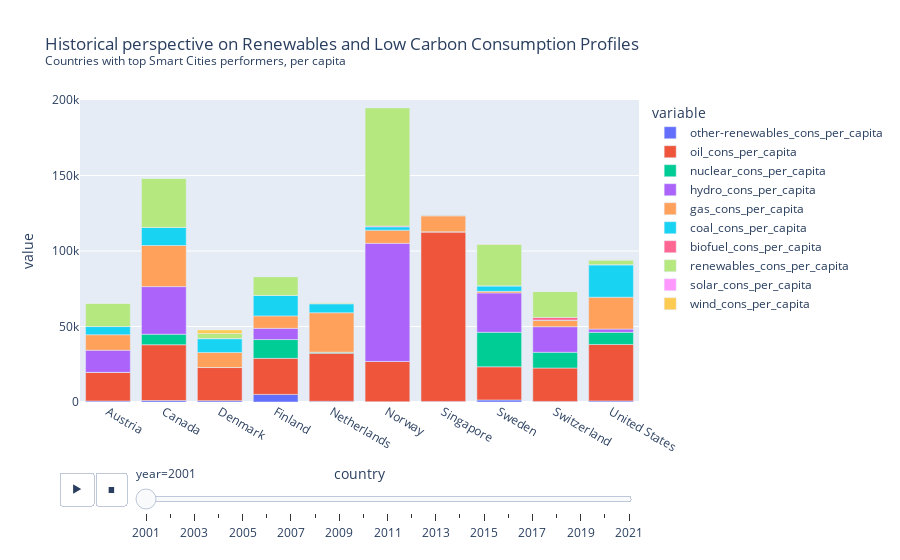

Notebook code for this chart:
### Code cell
# Let's look closer at the Renewable/ow Carbon Energy mix profile for those countries all together starting from 2015 again

sci_mix = wec.copy()
sci_mix_features = ['year', 'country'] + [col for col in wec.columns if '_cons_per_capita' in col]
sci_mix = sci_mix[sci_mix_features]
sci_mix = sci_mix[sci_mix['year']>2000]
sci_mix = sci_mix[sci_mix['country'].isin(topsci.index)]

fig = px.bar(sci_mix, x="country",
             y=['other-renewables_cons_per_capita', 'oil_cons_per_capita', 'nuclear_cons_per_capita', 'hydro_cons_per_capita','gas_cons_per_capita','coal_cons_per_capita', 'biofuel_cons_per_capita','renewables_cons_per_capita', 'solar_cons_per_capita', 'wind_cons_per_capita'], 
             title="Historical perspective on Renewables and Low Carbon Consumption Profiles <br><sup>Countries with top Smart Cities performers, per capita</sup>", 
             animation_frame="year", 
             animation_group="country",
            range_y=[0, 200000])
plt.tight_layout()
fig.show()

### Figure 1 — Plotly figure (JSON) as saved in the notebook; plotly's stock layout.template omitted (floating-point values rounded to 4 significant figures)
{"data": [{"alignmentgroup": "True", "hovertemplate": "variable=other-renewables_cons_per_capita<br>year=2001<br>country=%{x}<br>value=%{y}<extra></extra>", "ids": ["Austria", "Canada", "Denmark", "Finland", "Netherlands", "Norway", "Singapore", "Sweden", "Switzerland", "United States"], "legendgroup": "other-renewables_cons_per_capita", "marker": {"color": "#636efa", "pattern": {"shape": ""}}, "name": "other-renewables_cons_per_capita", "offsetgroup": "other-renewables_cons_per_capita", "orientation": "v", "showlegend": true, "textposition": "auto", "type": "bar", "x": ["Austria", "Canada", "Denmark", "Finland", "Netherlands", "Norway", "Singapore", "Sweden", "Switzerland", "United States"], "xaxis": "x", "y": [657.5, 999.9, 900.6, 5041.0, 469.9, 180.0, 370.3, 1355.0, 389.5, 730.6], "yaxis": "y"}, {"alignmentgroup": "True", "hovertemplate": "variable=oil_cons_per_capita<br>year=2001<br>country=%{x}<br>value=%{y}<extra></extra>", "ids": ["Austria", "Canada", "Denmark", "Finland", "Netherlands", "Norway", "Singapore", "Sweden", "Switzerland", "United States"], "legendgroup": "oil_cons_per_capita", "marker": {"color": "#EF553B", "pattern": {"shape": ""}}, "name": "oil_cons_per_capita", "offsetgroup": "oil_cons_per_capita", "orientation": "v", "showlegend": true, "textposition": "auto", "type": "bar", "x": ["Austria", "Canada", "Denmark", "Finland", "Netherlands", "Norway", "Singapore", "Sweden", "Switzerland", "United States"], "xaxis": "x", "y": [18980.0, 36930.0, 21930.0, 23850.0, 31820.0, 26670.0, 112300.0, 21960.0, 22110.0, 37370.0], "yaxis": "y"}, {"alignmentgroup": "True", "hovertemplate": "variable=nuclear_cons_per_capita<br>year=2001<br>country=%{x}<br>value=%{y}<extra></extra>", "ids": ["Austria", "Canada", "Denmark", "Finland", "Netherlands", "Norway", "Singapore", "Sweden", "Switzerland", "United States"], "legendgroup": "nuclear_cons_per_capita", "marker": {"color": "#00cc96", "pattern": {"shape": ""}}, "name": "nuclear_cons_per_capita", "offsetgroup": "nuclear_cons_per_capita", "orientation": "v", "showlegend": true, "textposition": "auto", "type": "bar", "x": ["Austria", "Canada", "Denmark", "Finland", "Netherlands", "Norway", "Singapore", "Sweden", "Switzerland", "United States"], "xaxis": "x", "y": [0, 6953.0, 0, 12470.0, 699.1, 0, 0, 22850.0, 10450.0, 8016.0], "yaxis": "y"}, {"alignmentgroup": "True", "hovertemplate": "variable=hydro_cons_per_capita<br>year=2001<br>country=%{x}<br>value=%{y}<extra></extra>", "ids": ["Austria", "Canada", "Denmark", "Finland", "Netherlands", "Norway", "Singapore", "Sweden", "Switzerland", "United States"], "legendgroup": "hydro_cons_per_capita", "marker": {"color": "#ab63fa", "pattern": {"shape": ""}}, "name": "hydro_cons_per_capita", "offsetgroup": "hydro_cons_per_capita", "orientation": "v", "showlegend": true, "textposition": "auto", "type": "bar", "x": ["Austria", "Canada", "Denmark", "Finland", "Netherlands", "Norway", "Singapore", "Sweden", "Switzerland", "United States"], "xaxis": "x", "y": [14680.0, 31540.0, 15.13, 7428.0, 21.52, 78240.0, 0, 26100.0, 16910.0, 2170.0], "yaxis": "y"}, {"alignmentgroup": "True", "hovertemplate": "variable=gas_cons_per_capita<br>year=2001<br>country=%{x}<br>value=%{y}<extra></extra>", "ids": ["Austria", "Canada", "Denmark", "Finland", "Netherlands", "Norway", "Singapore", "Sweden", "Switzerland", "United States"], "legendgroup": "gas_cons_per_capita", "marker": {"color": "#FFA15A", "pattern": {"shape": ""}}, "name": "gas_cons_per_capita", "offsetgroup": "gas_cons_per_capita", "orientation": "v", "showlegend": true, "textposition": "auto", "type": "bar", "x": ["Austria", "Canada", "Denmark", "Finland", "Netherlands", "Norway", "Singapore", "Sweden", "Switzerland", "United States"], "xaxis": "x", "y": [10240.0, 27220.0, 9950.0, 8222.0, 26110.0, 8680.0, 10680.0, 1025.0, 4103.0, 21100.0], "yaxis": "y"}, {"alignmentgroup": "True", "hovertemplate": "variable=coal_cons_per_capita<br>year=2001<br>country=%{x}<br>value=%{y}<extra></extra>", "ids": ["Austria", "Canada", "Denmark", "Finland", "Netherlands", "Norway", "Singapore", "Sweden", "Switzerland", "United States"], "legendgroup": "coal_cons_per_capita", "marker": {"color": "#19d3f3", "pattern": {"shape": ""}}, "name": "coal_cons_per_capita", "offsetgroup": "coal_cons_per_capita", "orientation": "v", "showlegend": true, "textposition": "auto", "type": "bar", "x": ["Austria", "Canada", "Denmark", "Finland", "Netherlands", "Norway", "Singapore", "Sweden", "Switzerland", "United States"], "xaxis": "x", "y": [5419.0, 11950.0, 9111.0, 13550.0, 6000.0, 2275.0, 0, 3634.0, 233.3, 21440.0], "yaxis": "y"}, {"alignmentgroup": "True", "hovertemplate": "variable=biofuel_cons_per_capita<br>year=2001<br>country=%{x}<br>value=%{y}<extra></extra>", "ids": ["Austria", "Canada", "Denmark", "Finland", "Netherlands", "Norway", "Singapore", "Sweden", "Switzerland", "United States"], "legendgroup": "biofuel_cons_per_capita", "marker": {"color": "#FF6692", "pattern": {"shape": ""}}, "name": "biofuel_cons_per_capita", "offsetgroup": "biofuel_cons_per_capita", "orientation": "v", "showlegend": true, "textposition": "auto", "type": "bar", "x": ["Austria", "Canada", "Denmark", "Finland", "Netherlands", "Norway", "Singapore", "Sweden", "Switzerland", "United States"], "xaxis": "x", "y": [28.04, 50.0, 191.4, 0, 0, 464.4, 360.9, 0, 1800.0, 138.1], "yaxis": "y"}, {"alignmentgroup": "True", "hovertemplate": "variable=renewables_cons_per_capita<br>year=2001<br>country=%{x}<br>value=%{y}<extra></extra>", "ids": ["Austria", "Canada", "Denmark", "Finland", "Netherlands", "Norway", "Singapore", "Sweden", "Switzerland", "United States"], "legendgroup": "renewables_cons_per_capita", "marker": {"color": "#B6E880", "pattern": {"shape": ""}}, "name": "renewables_cons_per_capita", "offsetgroup": "renewables_cons_per_capita", "orientation": "v", "showlegend": true, "textposition": "auto", "type": "bar", "x": ["Austria", "Canada", "Denmark", "Finland", "Netherlands", "Norway", "Singapore", "Sweden", "Switzerland", "United States"], "xaxis": "x", "y": [15430.0, 32620.0, 3277.0, 12510.0, 645.1, 78440.0, 370.3, 27620.0, 17310.0, 3115.0], "yaxis": "y"}, {"alignmentgroup": "True", "hovertemplate": "variable=solar_cons_per_capita<br>year=2001<br>country=%{x}<br>value=%{y}<extra></extra>", "ids": ["Austria", "Canada", "Denmark", "Finland", "Netherlands", "Norway", "Singapore", "Sweden", "Switzerland", "United States"], "legendgroup": "solar_cons_per_capita", "marker": {"color": "#FF97FF", "pattern": {"shape": ""}}, "name": "solar_cons_per_capita", "offsetgroup": "solar_cons_per_capita", "orientation": "v", "showlegend": true, "textposition": "auto", "type": "bar", "x": ["Austria", "Canada", "Denmark", "Finland", "Netherlands", "Norway", "Singapore", "Sweden", "Switzerland", "United States"], "xaxis": "x", "y": [1.815, 1.863, 0.658, 0.961, 2.395, 3.445, 0, 0.662, 5.32, 5.929], "yaxis": "y"}, {"alignmentgroup": "True", "hovertemplate": "variable=wind_cons_per_capita<br>year=2001<br>country=%{x}<br>value=%{y}<extra></extra>", "ids": ["Austria", "Canada", "Denmark", "Finland", "Netherlands", "Norway", "Singapore", "Sweden", "Switzerland", "United States"], "legendgroup": "wind_cons_per_capita", "marker": {"color": "#FECB52", "pattern": {"shape": ""}}, "name": "wind_cons_per_capita", "offsetgroup": "wind_cons_per_capita", "orientation": "v", "showlegend": true, "textposition": "auto", "type": "bar", "x": ["Austria", "Canada", "Denmark", "Finland", "Netherlands", "Norway", "Singapore", "Sweden", "Switzerland", "United States"], "xaxis": "x", "y": [62.4, 31.3, 2361.0, 39.32, 151.3, 18.68, 0, 159.1, 1.637, 70.25], "yaxis": "y"}], "layout": {"barmode": "relative", "legend": {"title": {"text": "variable"}, "tracegroupgap": 0}, "sliders": [{"active": 0, "currentvalue": {"prefix": "year="}, "len": 0.9, "pad": {"b": 10, "t": 60}, "steps": [{"args": [["2001"], {"frame": {"duration": 0, "redraw": true}, "fromcurrent": true, "mode": "immediate", "transition": {"duration": 0, "easing": "linear"}}], "label": "2001", "method": "animate"}, {"args": [["2002"], {"frame": {"duration": 0, "redraw": true}, "fromcurrent": true, "mode": "immediate", "transition": {"duration": 0, "easing": "linear"}}], "label": "2002", "method": "animate"}, {"args": [["2003"], {"frame": {"duration": 0, "redraw": true}, "fromcurrent": true, "mode": "immediate", "transition": {"duration": 0, "easing": "linear"}}], "label": "2003", "method": "animate"}, {"args": [["2004"], {"frame": {"duration": 0, "redraw": true}, "fromcurrent": true, "mode": "immediate", "transition": {"duration": 0, "easing": "linear"}}], "label": "2004", "method": "animate"}, {"args": [["2005"], {"frame": {"duration": 0, "redraw": true}, "fromcurrent": true, "mode": "immediate", "transition": {"duration": 0, "easing": "linear"}}], "label": "2005", "method": "animate"}, {"args": [["2006"], {"frame": {"duration": 0, "redraw": true}, "fromcurrent": true, "mode": "immediate", "transition": {"duration": 0, "easing": "linear"}}], "label": "2006", "method": "animate"}, {"args": [["2007"], {"frame": {"duration": 0, "redraw": true}, "fromcurrent": true, "mode": "immediate", "transition": {"duration": 0, "easing": "linear"}}], "label": "2007", "method": "animate"}, {"args": [["2008"], {"frame": {"duration": 0, "redraw": true}, "fromcurrent": true, "mode": "immediate", "transition": {"duration": 0, "easing": "linear"}}], "label": "2008", "method": "animate"}, {"args": [["2009"], {"frame": {"duration": 0, "redraw": true}, "fromcurrent": true, "mode": "immediate", "transition": {"duration": 0, "easing": "linear"}}], "label": "2009", "method": "animate"}, {"args": [["2010"], {"frame": {"duration": 0, "redraw": true}, "fromcurrent": true, "mode": "immediate", "transition": {"duration": 0, "easing": "linear"}}], "label": "2010", "method": "animate"}, {"args": [["2011"], {"frame": {"duration": 0, "redraw": true}, "fromcurrent": true, "mode": "immediate", "transition": {"duration": 0, "easing": "linear"}}], "label": "2011", "method": "animate"}, {"args": [["2012"], {"frame": {"duration": 0, "redraw": true}, "fromcurrent": true, "mode": "immediate", "transition": {"duration": 0, "easing": "linear"}}], "label": "2012", "method": "animate"}, {"args": [["2013"], {"frame": {"duration": 0, "redraw": true}, "fromcurrent": true, "mode": "immediate", "transition": {"duration": 0, "easing": "linear"}}], "label": "2013", "method": "animate"}, {"args": [["2014"], {"frame": {"duration": 0, "redraw": true}, "fromcurrent": true, "mode": "immediate", "transition": {"duration": 0, "easing": "linear"}}], "label": "2014", "method": "animate"}, {"args": [["2015"], {"frame": {"duration": 0, "redraw": true}, "fromcurrent": true, "mode": "immediate", "transition": {"duration": 0, "easing": "linear"}}], "label": "2015", "method": "animate"}, {"args": [["2016"], {"frame": {"duration": 0, "redraw": true}, "fromcurrent": true, "mode": "immediate", "transition": {"duration": 0, "easing": "linear"}}], "label": "2016", "method": "animate"}, {"args": [["2017"], {"frame": {"duration": 0, "redraw": true}, "fromcurrent": true, "mode": "immediate", "transition": {"duration": 0, "easing": "linear"}}], "label": "2017", "method": "animate"}, {"args": [["2018"], {"frame": {"duration": 0, "redraw": true}, "fromcurrent": true, "mode": "immediate", "transition": {"duration": 0, "easing": "linear"}}], "label": "2018", "method": "animate"}, {"args": [["2019"], {"frame": {"duration": 0, "redraw": true}, "fromcurrent": true, "mode": "immediate", "transition": {"duration": 0, "easing": "linear"}}], "label": "2019", "method": "animate"}, {"args": [["2020"], {"frame": {"duration": 0, "redraw": true}, "fromcurrent": true, "mode": "immediate", "transition": {"duration": 0, "easing": "linear"}}], "label": "2020", "method": "animate"}, {"args": [["2021"], {"frame": {"duration": 0, "redraw": true}, "fromcurrent": true, "mode": "immediate", "transition": {"duration": 0, "easing": "linear"}}], "label": "2021", "method": "animate"}], "x": 0.1, "xanchor": "left", "y": 0, "yanchor": "top"}], "title": {"text": "Historical perspective on Renewables and Low Carbon Consumption Profiles <br><sup>Countries with top Smart Cities performers, per capita</sup>"}, "updatemenus": [{"buttons": [{"args": [null, {"frame": {"duration": 500, "redraw": true}, "fromcurrent": true, "mode": "immediate", "transition": {"duration": 500, "easing": "linear"}}], "label": "&#9654;", "method": "animate"}, {"args": [[null], {"frame": {"duration": 0, "redraw": true}, "fromcurrent": true, "mode": "immediate", "transition": {"duration": 0, "easing": "linear"}}], "label": "&#9724;", "method": "animate"}], "direction": "left", "pad": {"r": 10, "t": 70}, "showactive": false, "type": "buttons", "x": 0.1, "xanchor": "right", "y": 0, "yanchor": "top"}], "xaxis": {"anchor": "y", "domain": [0, 1], "title": {"text": "country"}}, "yaxis": {"anchor": "x", "domain": [0, 1], "range": [0, 200000], "title": {"text": "value"}}}}
